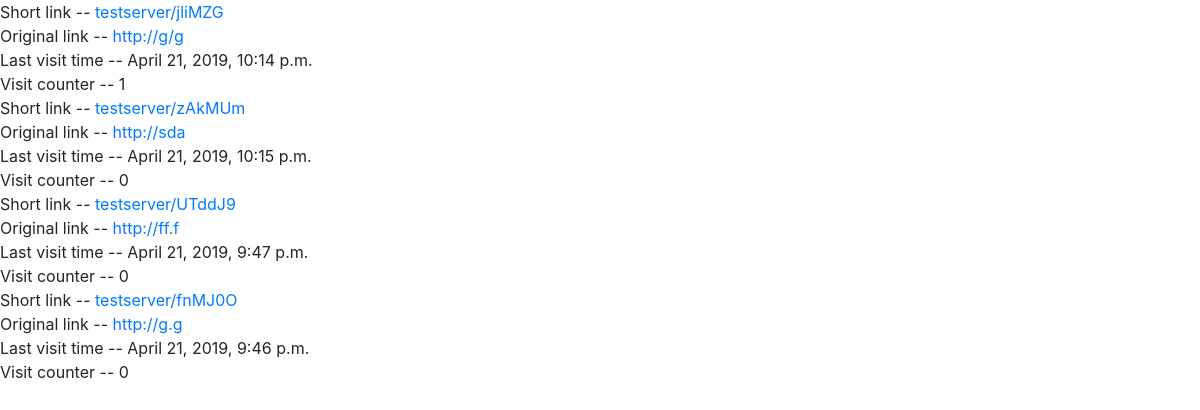
/nobodys-urls/, run on an earlier commit of the app's database.
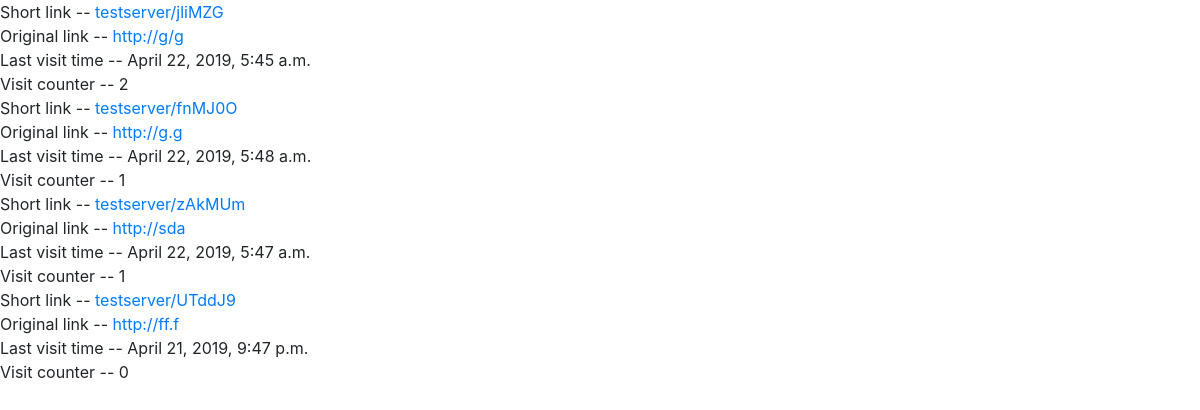
And on a later commit of the database.
### urlapp/models.py (models this page shows, shortened)
class Surl(models.Model):
    short_url = models.SlugField(max_length=6, primary_key=True)
    given_url = models.URLField(max_length=300)
    visit_count = models.IntegerField(default=0)
    creat_date = models.DateTimeField(auto_now=True)
    author = models.ForeignKey(User, related_name='user',
                    on_delete=models.CASCADE, blank=True, null=True)

### urlapp/views.py (the view)
# urls.py: path('nobodys-urls/', NobodysSurlListView.as_view(), name='nobodys-surls'),
class NobodysSurlListView(ListView):
    model = Surl
    template_name = "urlapp/surls.html"
    context_object_name = "surls"
    def get_queryset(self):
        context = Surl.objects.filter(
                author=None).order_by('-visit_count', '-creat_date')
        return context

### urlapp/templates/urlapp/surls.html
{% extends 'urlapp/base.html' %}
{% block content %}
{% for surl in surls %}
    <div id="surl-{{surl.pk}}" class="full-surl">
            <div class="short">Short link --
                    <a href="{{request.scheme}}://{{request.get_host}}/{{surl.short_url}}">
                            {{request.get_host}}/{{surl.short_url}}
                    </a></div>
        <div class="long">Original link --
                    <a href="{{ surl.given_url }}">
                            {{ surl.given_url }}</a></div>
        <div class="cr_date">Last visit time -- {{ surl.creat_date }}</div>
        <div class="visit">Visit counter -- {{ surl.visit_count }}</div>
    </div>
{% endfor %}
{% endblock content %}

What changed in the data, as far as the page shows it:
changed Surl "jliMZG": creat_date "April 21, 2019, 10:14 p.m." → "April 22, 2019, 5:45 a.m."; visit_count "1" → "2"
changed Surl "fnMJ0O": creat_date "April 21, 2019, 9:46 p.m." → "April 22, 2019, 5:48 a.m."; visit_count "0" → "1"; moves up the list
changed Surl "zAkMUm": creat_date "April 21, 2019, 10:15 p.m." → "April 22, 2019, 5:47 a.m."; visit_count "0" → "1"
